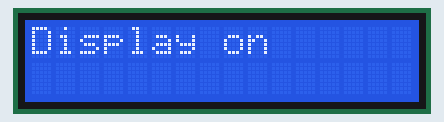
Bench run of a program on a simulated ATmega328P, built with avr-gcc and emulated at 16 MHz. Shown: 16×2 character LCD. Wiring (inferred from the signals the program sends): character LCD (HD44780): RS PB0; E PB1; data PB2, PB3, PB4, PB5.

Above: at 0.2 s.
At 3.3 s:
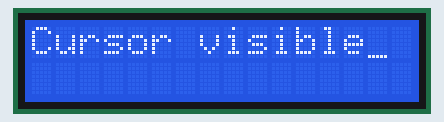
At 6.4 s:
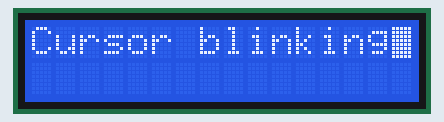
At 22.2 s:
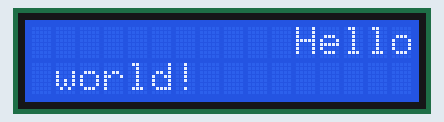
At 33.7 s:
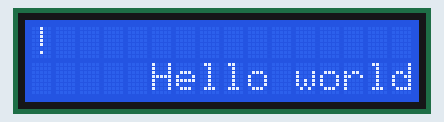
At 38.3 s:
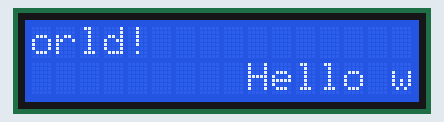

Measured:
- what the display in image 1 shows lasts 3.1 s, from 3.2 s to 6.3 s
- what the display in image 2 shows lasts 3.2 s, from 6.3 s to 9.5 s
- what the display in image 3 shows lasts 1.2 s, from 22.1 s to 23.3 s

The program:

main.c
```c
#define F_CPU 16000000u

#include <avr/io.h>
#include <util/delay.h>
#include "../HD44780/HD44780_LCD.h"

int main(void)
{
	char display_on[] = "Display on";
	char cursor_visible[] = "Cursor visible";
	char cursor_blinking[] = "Cursor blinking";
	char greetings[] = "Hello world!";
	PinConfig config = {.ddr = &DDRB, .port = &PORTB, .d0 = 4, .d1 = 8, .d2 = 16, .d3 = 32, .rs = 1, .en = 2};

    LCD_init(&config);
	//display is off by default
	LCD_on();
	LCD_home();

	LCD_clear();
	LCD_write_string(&display_on[0]);
	_delay_ms(3000);

	LCD_clear();
	LCD_cursor_noblink();
	LCD_show_cursor();
	LCD_write_string(&cursor_visible[0]);
	_delay_ms(3000);

	LCD_clear();
	LCD_cursor_blink();
	LCD_write_string(&cursor_blinking[0]);
	_delay_ms(3000);


	//demo app
	LCD_hide_cursor();
	LCD_cursor_noblink();
	LCD_home();

	uint8_t collumn = 0, row = 0;

	while(1)
	{
		LCD_clear();

		for (int i = 0; i < 12; i++)
		{
			LCD_set_cursor((collumn + i) > 15? !row : row, (collumn + i) % 16);
			LCD_write_char(greetings[i]);
		}

		collumn++;
		collumn %= 16;

		if (!collumn) row++;
		row %= 2;

		_delay_ms(1000);
	}
}
```

HD44780_LCD.c
```c
#include "HD44780_LCD.h"

//datasheet: https://www.sparkfun.com/datasheets/LCD/HD44780.pdf

#define LCD_STATE_CURSOR_BLINK 1
#define LCD_STATE_CURSOR_VISIBLE 2
#define LCD_STATE_ON 4

void _LCD_clear_data_pins();
void _LCD_write_value(uint8_t value, uint8_t rs_value);
uint8_t _LCD_verify_config();

uint8_t _LCD_current_state;
PinConfig* _LCD_config;

int LCD_init(PinConfig* config)
{
	_LCD_config = config;
	_LCD_current_state = 8;

	if (_LCD_verify_config())
	{
		uint8_t ddr_value = ( _LCD_config -> rs | _LCD_config -> en
		| _LCD_config -> d0 | _LCD_config -> d1
		| _LCD_config -> d2 | _LCD_config -> d3);

		//Set LCD pins as output
		*(_LCD_config -> ddr) |= ddr_value;

		//Set all pins labeled as output to LOW
		*(_LCD_config -> port) &= ~ddr_value;

		//4-bit mode initialization sequence
		*(_LCD_config -> port) |= (_LCD_config -> d0 | _LCD_config -> d1);
		LCD_pulse_en_repeat(3);

		_LCD_clear_data_pins();

		*(_LCD_config -> port) |= _LCD_config -> d1;
		LCD_pulse_en();
	}
	else return 1;

	//display config
	LCD_instruction(0x2C);
	LCD_instruction(0x06);
	LCD_instruction(0x08);

	return 0;
}

uint8_t _LCD_verify_config()
{
	uint8_t current = 0, previous = 0;

	//cycle through all members the _LCD_config struct
	//skip first two because they are pointers (pointer is 2 bytes long)
	for (uint8_t i = 2 * sizeof(uint8_t*); i < sizeof(PinConfig); i++)
	{
		//access the _LCD_config member on address _LCD_config + i
		current |= *(((uint8_t*)_LCD_config) + i);

		//if nothing has changed, one of the previous iterations has already
		//set the bit to 1, which means that at least two values are the same,
		//or the _LCD_config struct member has value of 0
		if (current == previous) return 0;
		previous = current;
	}

	return 1;
}

void LCD_pulse_en()
{
	*(_LCD_config -> port) |= _LCD_config -> en;
	_delay_us(LCD_DELAY);
	*(_LCD_config -> port) &= ~_LCD_config -> en;
	_delay_us(LCD_DELAY);
}

void LCD_pulse_en_repeat(int repeat)
{
	for (int i = 0; i < repeat; i++) LCD_pulse_en();
}

void _LCD_write_value(uint8_t value, uint8_t rs_value)
{
	_LCD_clear_data_pins();

	if (rs_value) *(_LCD_config -> port) |= _LCD_config -> rs;

	*(_LCD_config -> port) |= value & 0x80? _LCD_config -> d3 : 0;
	*(_LCD_config -> port) |= value & 0x40? _LCD_config -> d2 : 0;
	*(_LCD_config -> port) |= value & 0x20? _LCD_config -> d1 : 0;
	*(_LCD_config -> port) |= value & 0x10? _LCD_config -> d0 : 0;

	LCD_pulse_en();

	_LCD_clear_data_pins();

	*(_LCD_config -> port) |= value & 0x08? _LCD_config -> d3 : 0;
	*(_LCD_config -> port) |= value & 0x04? _LCD_config -> d2 : 0;
	*(_LCD_config -> port) |= value & 0x02? _LCD_config -> d1 : 0;
	*(_LCD_config -> port) |= value & 0x01? _LCD_config -> d0 : 0;

	LCD_pulse_en();

	*(_LCD_config -> port) &= ~_LCD_config -> rs;

	_LCD_clear_data_pins();
}

void LCD_instruction(uint8_t instruction)
{
	_LCD_write_value(instruction, 0);
}

void LCD_write_char(char character)
{
	_LCD_write_value(character, 1);
}

void LCD_write_string(char* string)
{
	for (uint16_t i = 0; string[i] != 0; i++) LCD_write_char(string[i]);
}

void LCD_write_buffer(char* buffer, uint16_t length)
{
	for (uint16_t i = 0; i < length; i++) LCD_write_char(buffer[i]);
}

void _LCD_clear_data_pins()
{
	*(_LCD_config -> port) &= ~(_LCD_config -> d0 | _LCD_config -> d1 | _LCD_config -> d2 | _LCD_config -> d3);
}

void LCD_clear()
{
	LCD_instruction(1);
}

void LCD_set_cursor(uint8_t row, uint8_t collumn)
{
	LCD_instruction(0x80 + (row? 64 : 0) + (collumn % 40));
}

void LCD_cursor_blink()
{
	_LCD_current_state |= LCD_STATE_CURSOR_BLINK;
	LCD_instruction(_LCD_current_state);
}

void LCD_cursor_noblink()
{
	_LCD_current_state &= ~LCD_STATE_CURSOR_BLINK;
	LCD_instruction(_LCD_current_state);
}

void LCD_show_cursor()
{
	_LCD_current_state |= LCD_STATE_CURSOR_VISIBLE;
	LCD_instruction(_LCD_current_state);
}

void LCD_hide_cursor()
{
	_LCD_current_state &= ~LCD_STATE_CURSOR_VISIBLE;
	LCD_instruction(_LCD_current_state);
}

void LCD_on()
{
	_LCD_current_state |= LCD_STATE_ON;
	LCD_instruction(_LCD_current_state);
}

void LCD_off()
{
	_LCD_current_state &= ~LCD_STATE_ON;
	LCD_instruction(_LCD_current_state);
}

void LCD_home()
{
	LCD_instruction(2);
	//this operation requires 1.52ms delay
	_delay_us(1600 - LCD_DELAY);
}
```

HD44780_LCD.h
```c
#ifndef HD44780_LCD_H
#define HD44780_LCD_H

#ifndef F_CPU
	#define F_CPU 16000000u
#endif

#ifndef LCD_DELAY
	#define LCD_DELAY 1500
#endif

#include <avr/io.h>
#include <util/delay.h>

typedef struct PinConfig{
	volatile uint8_t* ddr;
	volatile uint8_t* port;
	uint8_t rs;
	uint8_t en;
	uint8_t d0;
	uint8_t d1;
	uint8_t d2;
	uint8_t d3;
} PinConfig;

int LCD_init(PinConfig* config);
void LCD_instruction(uint8_t instruction);
void LCD_write_char(char character);
void LCD_clear();
void LCD_set_cursor(uint8_t row, uint8_t collumn);
void LCD_write_string(char* string);
void LCD_write_buffer(char* buffer, uint16_t length);
void LCD_pulse_en();
void LCD_pulse_en_repeat(int repeat);
void LCD_show_cursor();
void LCD_hide_cursor();
void LCD_on();
void LCD_off();
void LCD_home();
void LCD_cursor_blink();
void LCD_cursor_noblink();
#endif
```
